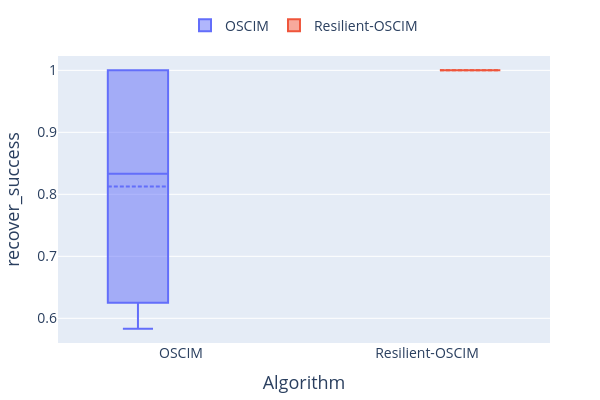
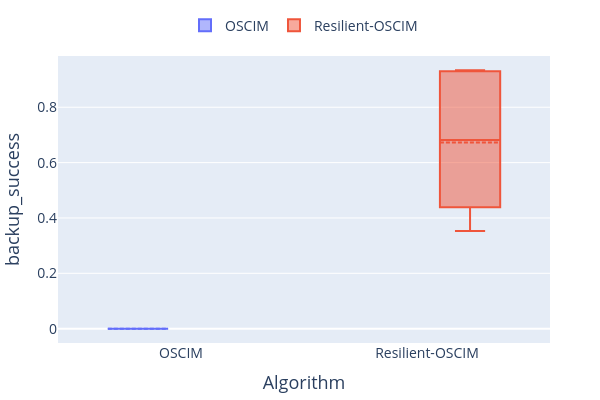
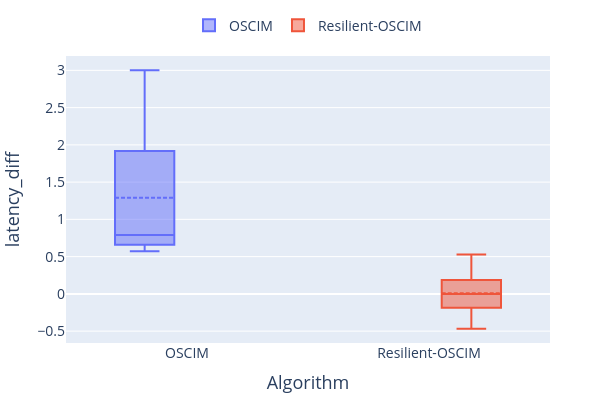
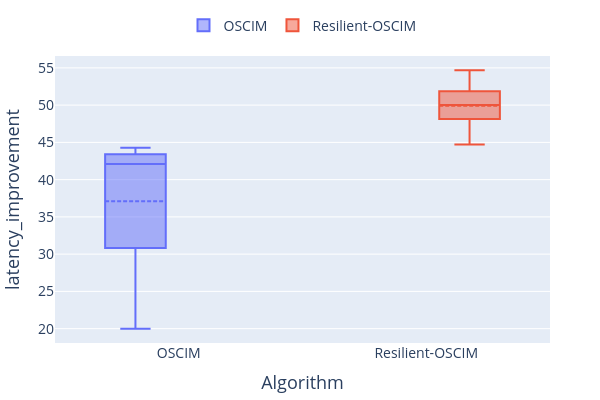

The cell these charts' notebook holds for them, in order:
### Markdown cell above
taxa de sucesso na realocação. Usuários afetados que foram realocados devidamente dividido pelo total de usuários afetados

### Code cell
import plotly.express as px
import plotly.graph_objects as go


df = aggregated_simulation_data


# Lista de métricas
metrics = ["recover_success", "backup_success", "latency_diff","latency_improvement", "time_to_recover"]


# Criação de um gráfico para cada métrica
for metric in metrics:
    fig = go.Figure()
    for algo in df['algorithm'].unique():
        algo_data = df[df['algorithm'] == algo]
        fig.add_trace(go.Box(
            y=algo_data[metric],
            name=algo,
            boxmean=True,
            marker=dict(size=6),
            showlegend=True
        ))
    
    fig.update_layout(
        yaxis_title=metric,
        xaxis_title="Algorithm",
        boxmode='group',
        legend=dict(
            orientation="h",  # Legenda na horizontal
            yanchor="bottom",
            y=1.05,  # Coloca a legenda logo acima do gráfico
            xanchor="center",
            x=0.5,
            font=dict(size=14)  # Aumenta o tamanho da fonte da legenda
        ),
        autosize=True,  # Permite o ajuste automático do tamanho
        margin=dict(l=50, r=50, t=10, b=50),  # Ajustes nas margens para mais flexibilidade
        height=400,  # Ajuste flexível no tamanho do plot
        width=600,  # Ajuste flexível no tamanho do plot
        font=dict(
            size=16  # Aumenta o tamanho geral da fonte
        )
    )

    # Ajusta o tamanho da fonte dos eixos
    fig.update_xaxes(title_font=dict(size=18), tickfont=dict(size=14))
    fig.update_yaxes(title_font=dict(size=18), tickfont=dict(size=14))

    fig.show()

### Figure 1 — Plotly figure (JSON) as saved in the notebook; plotly's stock layout.template omitted (floating-point values rounded to 4 significant figures)
{"data": [{"boxmean": true, "marker": {"size": 6}, "name": "OSCIM", "showlegend": true, "type": "box", "y": [0.5833, 1, 1, 0.6667]}, {"boxmean": true, "marker": {"size": 6}, "name": "Resilient-OSCIM", "showlegend": true, "type": "box", "y": [1, 1, 1, 1, 1]}], "layout": {"autosize": true, "boxmode": "group", "font": {"size": 16}, "height": 400, "legend": {"font": {"size": 14}, "orientation": "h", "x": 0.5, "xanchor": "center", "y": 1.05, "yanchor": "bottom"}, "margin": {"b": 50, "l": 50, "r": 50, "t": 10}, "width": 600, "xaxis": {"tickfont": {"size": 14}, "title": {"font": {"size": 18}, "text": "Algorithm"}}, "yaxis": {"tickfont": {"size": 14}, "title": {"font": {"size": 18}, "text": "recover_success"}}}}

### Figure 2 — Plotly figure (JSON) as saved in the notebook; plotly's stock layout.template omitted (floating-point values rounded to 4 significant figures)
{"data": [{"boxmean": true, "marker": {"size": 6}, "name": "OSCIM", "showlegend": true, "type": "box", "y": [0, 0, 0, 0]}, {"boxmean": true, "marker": {"size": 6}, "name": "Resilient-OSCIM", "showlegend": true, "type": "box", "y": [0.6818, 0.9333, 0.9286, 0.4667, 0.3529]}], "layout": {"autosize": true, "boxmode": "group", "font": {"size": 16}, "height": 400, "legend": {"font": {"size": 14}, "orientation": "h", "x": 0.5, "xanchor": "center", "y": 1.05, "yanchor": "bottom"}, "margin": {"b": 50, "l": 50, "r": 50, "t": 10}, "width": 600, "xaxis": {"tickfont": {"size": 14}, "title": {"font": {"size": 18}, "text": "Algorithm"}}, "yaxis": {"tickfont": {"size": 14}, "title": {"font": {"size": 18}, "text": "backup_success"}}}}

### Figure 3 — Plotly figure (JSON) as saved in the notebook; plotly's stock layout.template omitted (floating-point values rounded to 4 significant figures)
{"data": [{"boxmean": true, "marker": {"size": 6}, "name": "OSCIM", "showlegend": true, "type": "box", "y": [0.5714, 0.75, 0.8333, 3]}, {"boxmean": true, "marker": {"size": 6}, "name": "Resilient-OSCIM", "showlegend": true, "type": "box", "y": [-0.09091, 0, 0.07143, -0.4667, 0.5294]}], "layout": {"autosize": true, "boxmode": "group", "font": {"size": 16}, "height": 400, "legend": {"font": {"size": 14}, "orientation": "h", "x": 0.5, "xanchor": "center", "y": 1.05, "yanchor": "bottom"}, "margin": {"b": 50, "l": 50, "r": 50, "t": 10}, "width": 600, "xaxis": {"tickfont": {"size": 14}, "title": {"font": {"size": 18}, "text": "Algorithm"}}, "yaxis": {"tickfont": {"size": 14}, "title": {"font": {"size": 18}, "text": "latency_diff"}}}}

### Figure 4 — Plotly figure (JSON) as saved in the notebook; plotly's stock layout.template omitted (floating-point values rounded to 4 significant figures)
{"data": [{"boxmean": true, "marker": {"size": 6}, "name": "OSCIM", "showlegend": true, "type": "box", "y": [44.29, 42.5, 41.67, 20]}, {"boxmean": true, "marker": {"size": 6}, "name": "Resilient-OSCIM", "showlegend": true, "type": "box", "y": [50.91, 50, 49.29, 54.67, 44.71]}], "layout": {"autosize": true, "boxmode": "group", "font": {"size": 16}, "height": 400, "legend": {"font": {"size": 14}, "orientation": "h", "x": 0.5, "xanchor": "center", "y": 1.05, "yanchor": "bottom"}, "margin": {"b": 50, "l": 50, "r": 50, "t": 10}, "width": 600, "xaxis": {"tickfont": {"size": 14}, "title": {"font": {"size": 18}, "text": "Algorithm"}}, "yaxis": {"tickfont": {"size": 14}, "title": {"font": {"size": 18}, "text": "latency_improvement"}}}}
